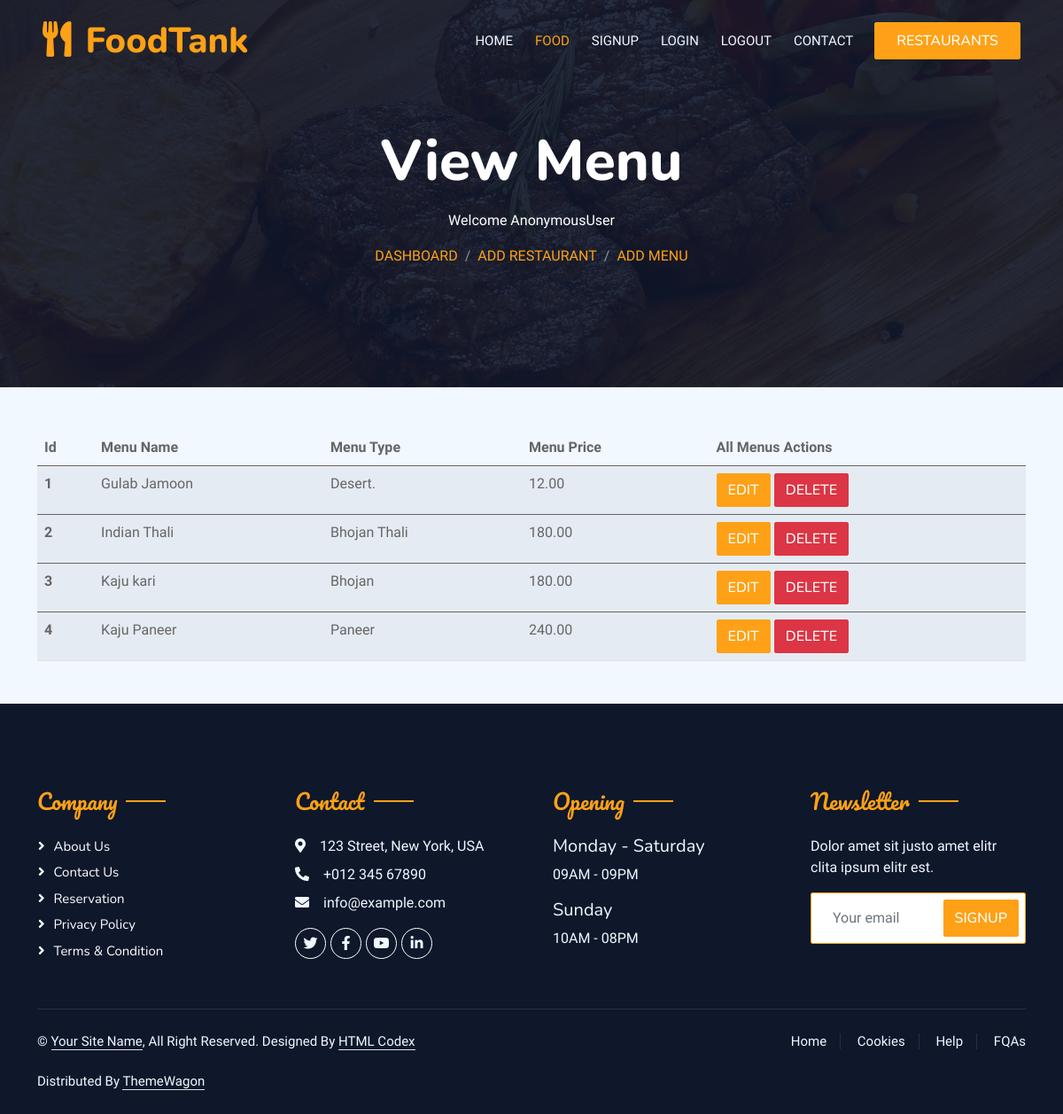
The app's page /foodprovider/viewMenu/1, older data.
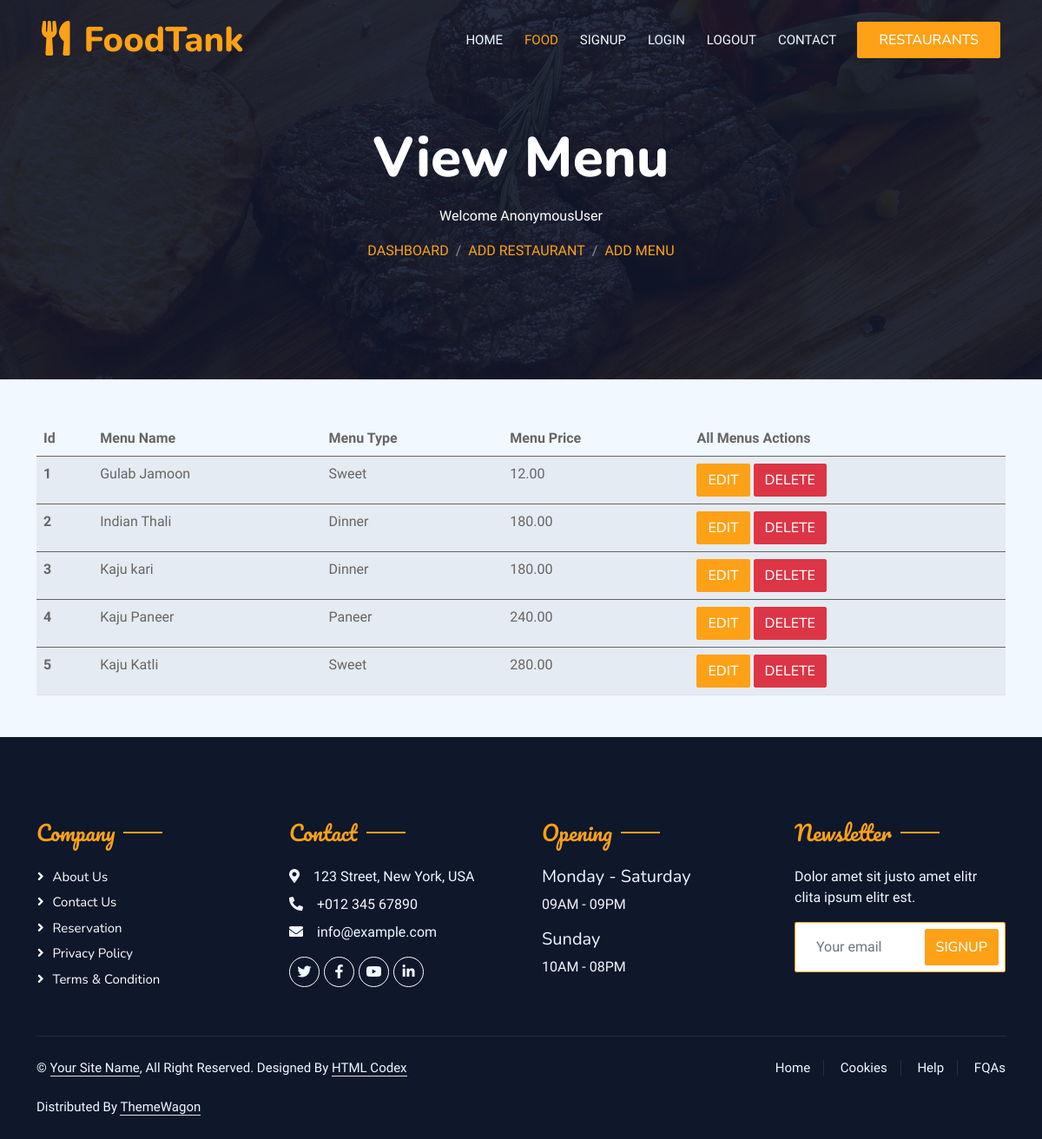
The same page, newer data.
### menu/models.py (models this page shows, shortened)
class Menu(models.Model):
    restaurant = models.ForeignKey(Restaurant, on_delete=models.CASCADE)  # ForeignKey to Restaurant
    name = models.CharField(max_length=255)
    description = models.TextField()
    type = models.CharField(max_length=255)
    price = models.DecimalField(max_digits=10, decimal_places=2)
    img1 = models.ImageField(upload_to='menu_images/', null=True, blank=True)

### restaurant/views.py (the view)
# urls.py: path("viewMenu/<int:id>", views.viewMenu, name="viewMenu"),
def viewMenu(request, id):
    restaurant = Restaurant.objects.get(id=id)
    all_menus = Menu.objects.filter(restaurant=restaurant)
    context = {
        "all_menus" : all_menus
    }
    return render(request, 'foodprovider/view_menu.html', context)

### templates/foodprovider/view_menu.html (shortened to what this page needs)
{% extends '../base.html' %}
{% block content %}
<div class="container-xxl position-relative p-0">
    <nav class="navbar navbar-expand-lg navbar-dark bg-dark px-4 px-lg-5 py-3 py-lg-0">
        <a href="" class="navbar-brand p-0">
            <h1 class="text-primary m-0"><i class="fa fa-utensils me-3"></i>FoodTank</h1>
        </a>
        <div class="collapse navbar-collapse" id="navbarCollapse">
            <div class="navbar-nav ms-auto py-0 pe-4">
                <a href="/" class="nav-item nav-link">Home</a>
                <a href="/foods/" class="nav-item nav-link active">Food</a>
                <a href="/signup/" class="nav-item nav-link">Signup</a>
                <a href="/login/" class="nav-item nav-link">Login</a>
                <a href="/logout/" class="nav-item nav-link">Logout</a>
                <a href="/contact/" class="nav-item nav-link">Contact</a>
            </div>
            <a href="/foodprovider/restaurant/" class="btn btn-primary py-2 px-4">Restaurants</a>
        </div>
    </nav>
    <div class="container-xxl py-5 bg-dark hero-header mb-5">
        <div class="container text-center my-5 pt-5 pb-4">
            <h1 class="display-3 text-white mb-3 animated slideInDown">View Menu</h1>
            <p class="text-white mb-3 animated slideInDown">Welcome {{request.user}}</p>
            <nav aria-label="breadcrumb">
                <ol class="breadcrumb justify-content-center text-uppercase">
                    <li class="breadcrumb-item"><a href="/foodprovider/dashboard/">Dashboard</a></li>
                    <li class="breadcrumb-item"><a href="/foodprovider/addRestaurant/">Add Restaurant</a></li>
                    <li class="breadcrumb-item"><a href="/foodprovider/addMenu/">Add Menu</a></li>
                </ol>
            </nav>
        </div>
    </div>
</div>
<div class="container">
    <table class="table table-striped">
        <thead>
          <tr>
            <th scope="col">Id</th>
            <th scope="col">Menu Name</th>
            <th scope="col">Menu Type</th>
            <th scope="col">Menu Price</th>
            <th scope="col">All Menus Actions</th>
          </tr>
        </thead>
        {% for menu_item in all_menus %}
            <tbody>
                <tr>
                <th scope="row">{{forloop.counter}}</th>
                <td>{{menu_item.name}}</td>
                <td>{{menu_item.type}}</td>
                <td>{{menu_item.price}}</td>
                <td>
                    <a href="#" class="btn btn-primary">Edit</a>
                    <a href="/foodprovider/deleteMenu/{{menu_item.id}}" class="btn btn-danger"
                        onclick="return confirm('Are you sure? You are deleting your added menu item.')">Delete</a>
                </td>
                </tr>
            </tbody>
        {% endfor %}
    </table>
</div>
{% endblock content %}

Row changes from the older to the newer data that the page shows:
changed Menu "Gulab Jamoon": type "Desert." → "Sweet"
changed Menu "Indian Thali": type "Bhojan Thali" → "Dinner"
changed Menu "Kaju kari": type "Bhojan" → "Dinner"
added Menu: name "Kaju Katli", type "Sweet", price "280.00"
